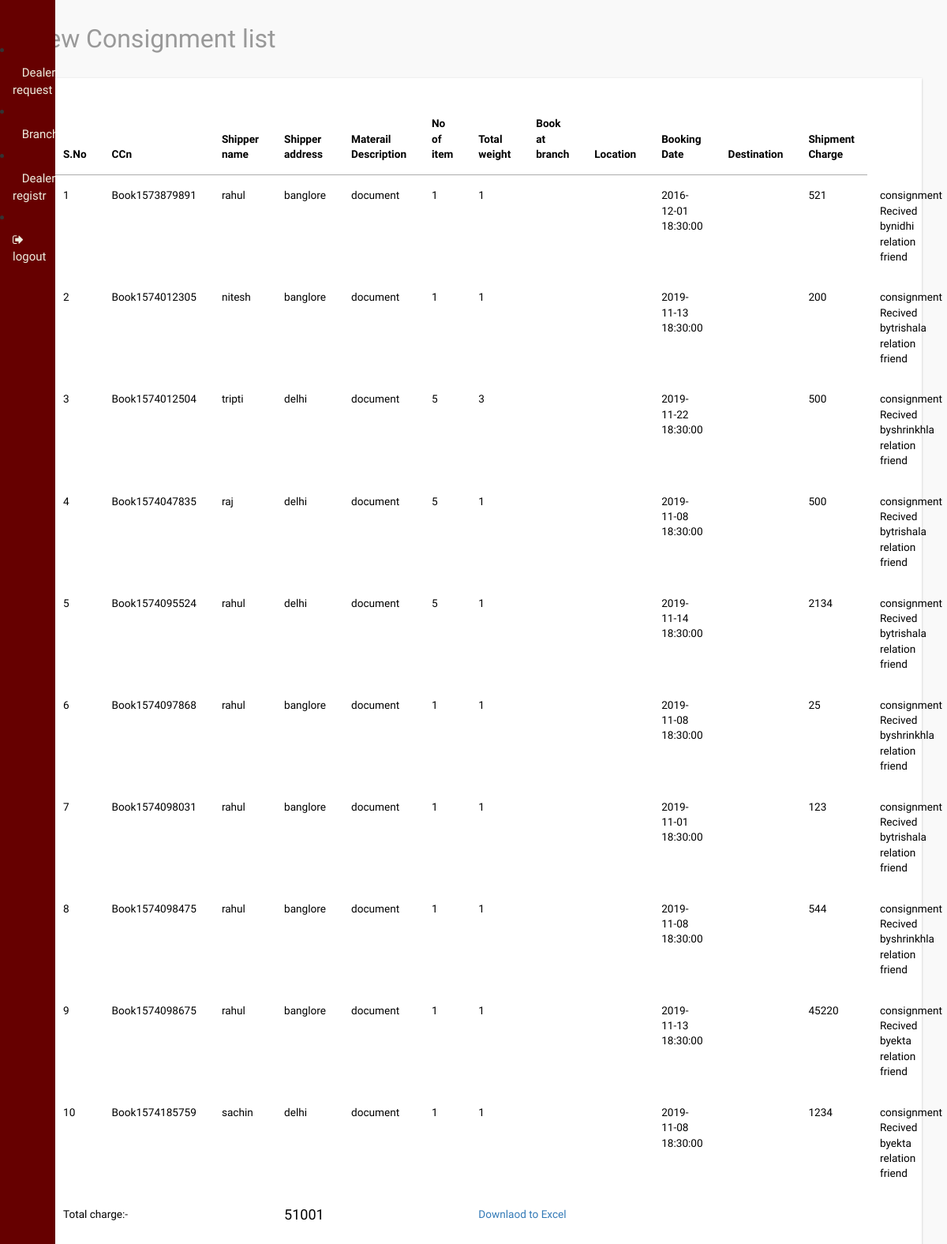
/admin/report.php, run on an earlier commit of the app's database.
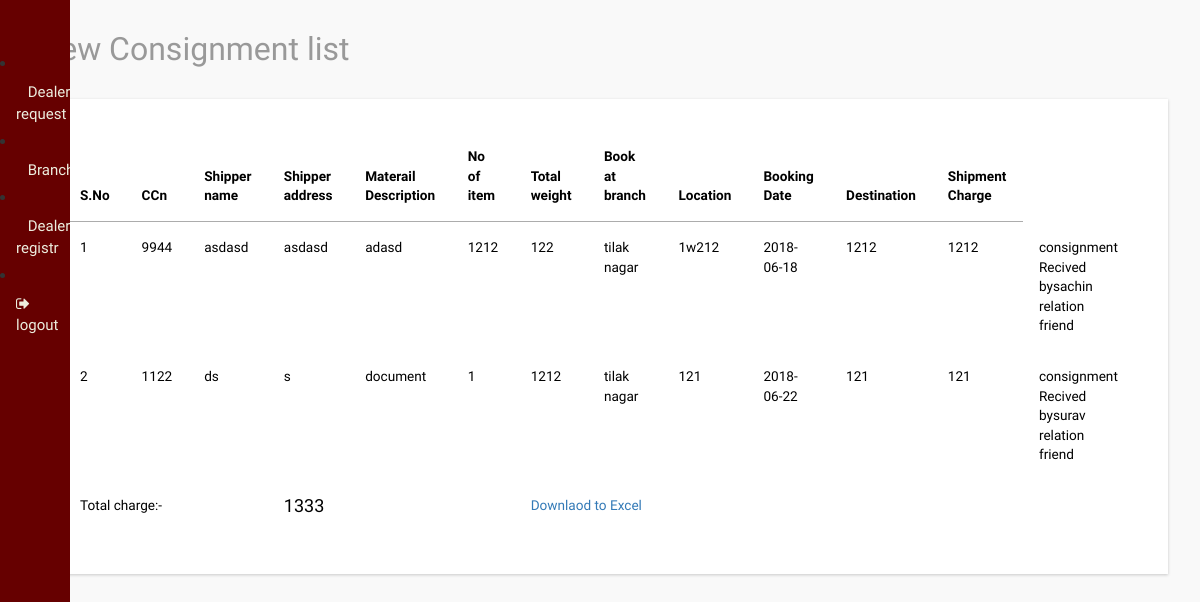
And on a later commit of the database.
### tables this page shows
CREATE TABLE `consignment` (
  `id` int(11) NOT NULL,
  `shippername` text NOT NULL,
  `shipperasddress` text NOT NULL,
  `phone` text NOT NULL,
  `material_descrption` text NOT NULL,
  `no_of_item` int(20) NOT NULL,
  `branch_id` text NOT NULL,
  `booked_at_branch` text NOT NULL,
  `branchlocation` text NOT NULL,
  `date_of_booking` date NOT NULL,
  `destination` text NOT NULL,
  `shipment_charge` text NOT NULL,
  `total_weight` text NOT NULL,
  `corporate_id` text NOT NULL,
  `reciver_name` text NOT NULL,
  `reciver_address` text NOT NULL,
  `reciver_phone` text NOT NULL,
  `ccn` text NOT NULL,
  `booking_id` text NOT NULL
);

CREATE TABLE `branch` (
  `id` int(11) NOT NULL,
  `dealer_name` text NOT NULL,
  `branchaddress` text NOT NULL,
  `phone` text NOT NULL,
  `branch_location` text NOT NULL,
  `pincode` text NOT NULL,
  `reqid` text NOT NULL,
  `branch_name` text NOT NULL,
  `branch_id` text NOT NULL
);

### admin/report.php (the view, shortened to what this page needs)
<?php
include('header.php');
include('../connection.php');
$From=$_REQUEST['From'];
$to=$_REQUEST['to'];
?>
<link rel="stylesheet" href="http://cdn.datatables.net/1.10.2/css/jquery.dataTables.min.css"></style>
<div id="page-wrapper">
  <div class="graphs">
    <h3 class="blank1">View Consignment list</h3>
    <div class="xs tabls">
      <div class="bs-example4" data-example-id="contextual-table">
        <table class="table table-hover" id="example" class="display" width="100%" cellspacing="0">
          <thead>
            <tr>
            <th>S.No</th>
            <th>CCn</th>
              <th>Shipper name</th>
              <th>Shipper address</th>
              <th>Materail Description</th>
              <th>No of item</th>
              <th>Total weight</th>
              <th>Book at branch</th>
              <th>Location</th>
              <th>Booking Date</th>
              <th>Destination</th>
              <th>Shipment Charge</th>
            </tr>
          </thead>
          <tbody>
          <?php
            $sql="SELECT * FROM `consignment` WHERE `date_of_booking` LIKE '%$From%' OR `date_of_booking` LIKE '%$to%'";
            $res=mysqli_query($conn,$sql);
            $i=1;
            $total=0;
            while($ros=mysqli_fetch_array($res))
            {
              ?>
          <tr>
            <td><?php echo $i++;?></td>
             <td><?php echo $ros['ccn'];?></td>
            <td><?php echo $ros['shippername'];?></td>
            <td><?php echo $ros['shipperasddress'];?></td>
            <td><?php echo $ros['material_descrption'];?></td>
            <td><?php echo $ros['no_of_item'];
            ?></td>
            <td><?php echo $ros['total_weight'];?></td>
            <td><?php  $branch=$ros['booked_at_branch'];
            		$res1=mysqli_query($conn,"select * from branch where branch_id='$branch'");
            		$rss=mysqli_fetch_array($res1);
            		echo $rss['branchaddress'];
            ?></td>
             <td><?php echo $ros['branchlocation'];?></td>
             <td><?php echo $ros['date_of_booking'];?></td>
             <td><?php echo $ros['destination'];?></td>
             <td><?php echo $ros['shipment_charge'];
             		   $total=$total+$ros['shipment_charge'];?></td>
             <td>consignment Recived by<?php echo $ros['reciver_name'];?> relation friend</td>
          </tr>
          <?php
        }
        ?>
        <Tr>
        <td colspan="3">Total charge:-</td>
        <td colspan="3"><h4><?php echo  $total;?></h4></td>
        <td colspan="7"><a href="" id="click">Downlaod to Excel</a></td>
        </Tr>
          </tbody>
        </table>
      </div>
    </div>
  </div>
</div>

### admin/header.php (shortened to what this page needs)
<!DOCTYPE HTML>
<html>
<head>
<link href="css/bootstrap.min.css" rel='stylesheet' type='text/css' />
<link href="css/style.css" rel='stylesheet' type='text/css' />
<link href="css/font-awesome.css" rel="stylesheet">
<link rel="stylesheet" href="css/icon-font.min.css" type='text/css' />
<link href="css/animate.css" rel="stylesheet" type="text/css" media="all">
</head>
<body>
<div class="sidenav">
        <a href="home.php"><i class="lnr lnr-home"></i> </a>
  <li><a href="dealer.php"> <i class="lnr lnr-cog"></i>Dealer request</a></li>
 <li><a href="branch.php"> <i class="lnr lnr-cog"></i>Branch</a></li>
  <li><a href="staffregistration.php"> <i class="lnr lnr-cog"></i>Dealer registr</a></li>
 <li> <a href="logout.php"> <i class="fa fa-sign-out" aria-hidden="true"></i>logout</a></li>
</div>

### admin/header.php (style rules this page uses)
.sidenav { height: 100%; width: 70px; position: fixed; z-index: 1; top: 0; left: 0; background-color: #660000; overflow-x: hidden; padding-top: 20px; }
.sidenav a { padding: 6px 8px 6px 16px; text-decoration: none; font-size: 15px; color: #ededde; display: block; }

What changed in the data, as far as the page shows it:
removed consignment: ccn "Book1573879891", shippername "rahul", shipperasddress "banglore", material_descrption "document", no_of_item "1", total_weight "1", date_of_booking "2016-12-01 18:30:00", shipment_charge "521", reciver_name "nidhi"
removed consignment: ccn "Book1574012305", shippername "nitesh", shipperasddress "banglore", material_descrption "document", no_of_item "1", total_weight "1", date_of_booking "2019-11-13 18:30:00", shipment_charge "200", reciver_name "trishala"
removed consignment: ccn "Book1574012504", shippername "tripti", shipperasddress "delhi", material_descrption "document", no_of_item "5", total_weight "3", date_of_booking "2019-11-22 18:30:00", shipment_charge "500", reciver_name "shrinkhla"
removed consignment: ccn "Book1574047835", shippername "raj", shipperasddress "delhi", material_descrption "document", no_of_item "5", total_weight "1", date_of_booking "2019-11-08 18:30:00", shipment_charge "500", reciver_name "trishala"
removed consignment: ccn "Book1574095524", shippername "rahul", shipperasddress "delhi", material_descrption "document", no_of_item "5", total_weight "1", date_of_booking "2019-11-14 18:30:00", shipment_charge "2134", reciver_name "trishala"
removed consignment: ccn "Book1574097868", shippername "rahul", shipperasddress "banglore", material_descrption "document", no_of_item "1", total_weight "1", date_of_booking "2019-11-08 18:30:00", shipment_charge "25", reciver_name "shrinkhla"
removed consignment: ccn "Book1574098031", shippername "rahul", shipperasddress "banglore", material_descrption "document", no_of_item "1", total_weight "1", date_of_booking "2019-11-01 18:30:00", shipment_charge "123", reciver_name "trishala"
removed consignment: ccn "Book1574098475", shippername "rahul", shipperasddress "banglore", material_descrption "document", no_of_item "1", total_weight "1", date_of_booking "2019-11-08 18:30:00", shipment_charge "544", reciver_name "shrinkhla"
removed consignment: ccn "Book1574098675", shippername "rahul", shipperasddress "banglore", material_descrption "document", no_of_item "1", total_weight "1", date_of_booking "2019-11-13 18:30:00", shipment_charge "45220", reciver_name "ekta"
removed consignment: ccn "Book1574185759", shippername "sachin", shipperasddress "delhi", material_descrption "document", no_of_item "1", total_weight "1", date_of_booking "2019-11-08 18:30:00", shipment_charge "1234", reciver_name "ekta"
added consignment: ccn "9944", shippername "asdasd", shipperasddress "asdasd", material_descrption "adasd", no_of_item "1212", total_weight "122", branch.branchaddress "tilak nagar", branchlocation "1w212", date_of_booking "2018-06-18", destination "1212", shipment_charge "1212", reciver_name "sachin"
added consignment: ccn "1122", shippername "ds", shipperasddress "s", material_descrption "document", no_of_item "1", total_weight "1212", branch.branchaddress "tilak nagar", branchlocation "121", date_of_booking "2018-06-22", destination "121", shipment_charge "121", reciver_name "surav"
Also different on the page:
$total: "51001" → "1333"
